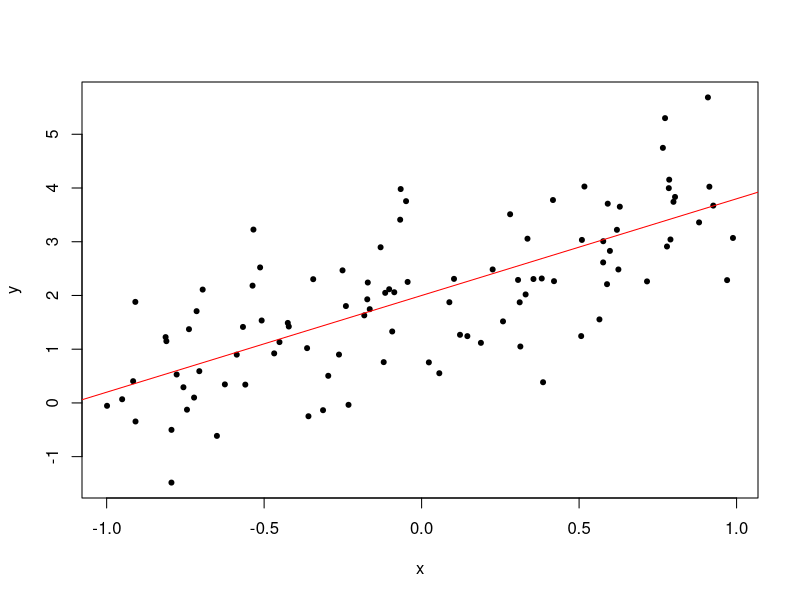

Write R code to recreate this figure.
### Q2 ###
#1.#

set.seed(123)
x = runif(100,-1,1)
e = rnorm(100)
y = 1.8*x+2+e

xt = runif(10000,-1,1)
et = rnorm(10000)
yt = 1.8*xt+2+et

#2.#

plot(x,y,pch=20)
abline(2,1.8,col="red")

#3.#

fit = lm(y~x)
